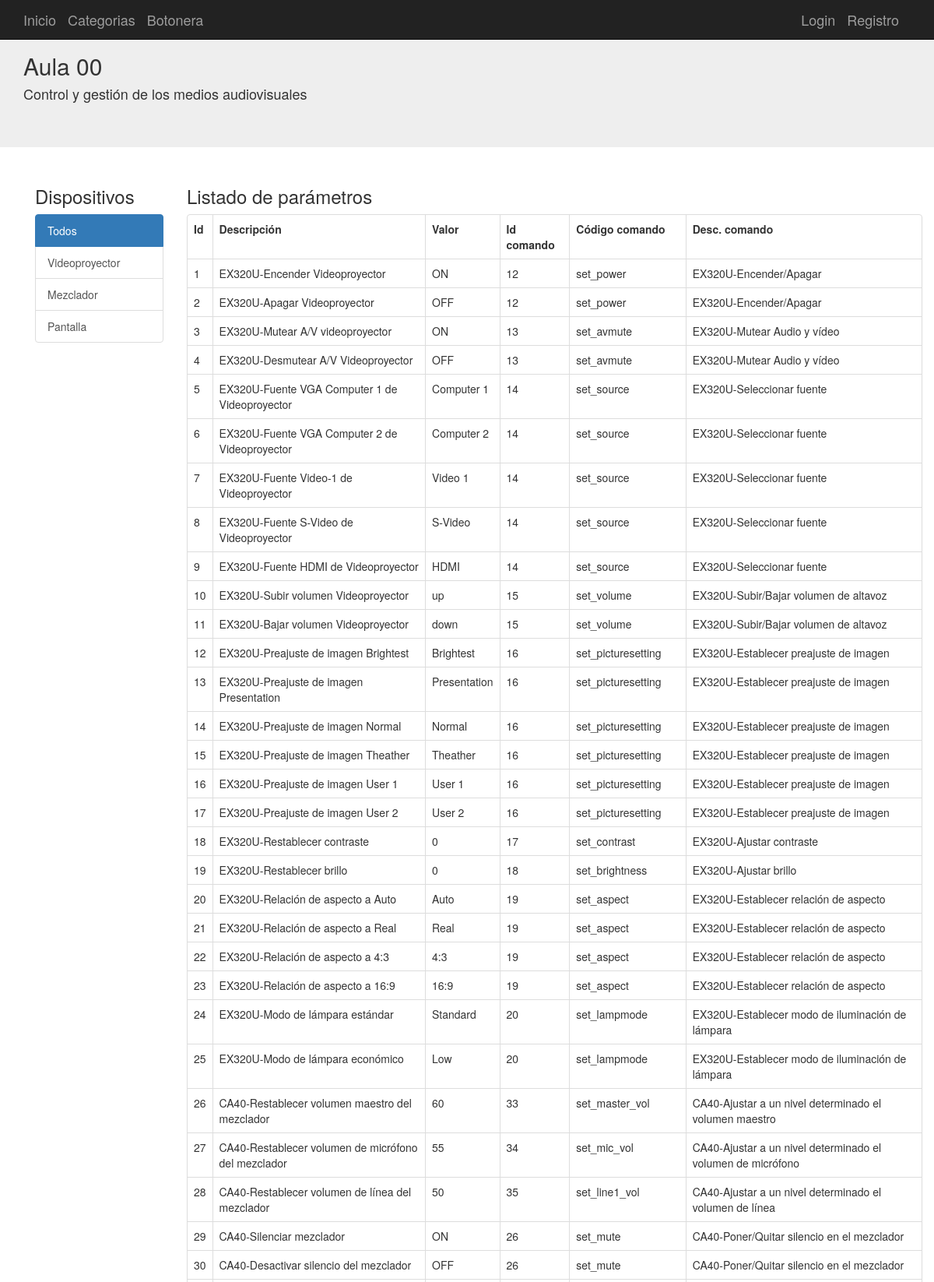
/parametros (upper part), run on the app's committed database.
### aplicacion/models.py (models this page shows, shortened)
class Categorias(db.Model):
	__tablename__ = 'categorias'
	id = Column(Integer, primary_key=True)
	nombre = Column(String(100))
	modelo = relationship("Dispositivos", cascade="all, delete-orphan", backref="Categorias",lazy='dynamic')

class Parametros(db.Model):
	__tablename__ = 'parametros'
	id = Column(Integer, primary_key=True)
	descripcion = Column(String(100))
	valor = Column(String(255))
	ComandoId = Column(Integer,ForeignKey('comandos.id'), nullable=False)
	boton = relationship("Botones", backref="Parametros")

class Comandos(db.Model):
	__tablename__ = 'comandos'
	id = Column(Integer, primary_key=True)
	descripcion = Column(String(100))
	codigo = Column(String(255))
	DispositivoId = Column(Integer,ForeignKey('dispositivos.id'), nullable=False)
	parametro = relationship("Parametros", backref = "Comandos")
	def __repr__(self):
		return (u'<{self.__class__.__name__}: {self.id}>'.format(self=self))

### aplicacion/app.py (the view)
@app.route('/parametros')
def parametros(id='0'):
	categoria=Categorias.query.get(id)
	if id=='0':
		dispositivos=Dispositivos.query.all()
	else:
		dispositivos=Dispositivos.query.filter_by(CategoriaId=id)
	categorias=Categorias.query.all()
	logging.info("/parametros.html Llamada a página de parámetros")
	parametros = Parametros.query.all()
	listacomandos = [[]]
	comandos = Comandos.query.all()
	for c in comandos:
		listacomandos.append({"codigo": c.codigo, "descripcion": c.descripcion})
		print(c, sys.stdout)
	return render_template("parametros.html", dispositivos = dispositivos, categorias=categorias,categoria=categoria, parametros = parametros, listacomandos = listacomandos)

### aplicacion/templates/parametros.html (shortened to what this page needs)
{% extends "base.html" %}
{% block contenido %}
<div class="container">
  <div class="row">
    <div class="col-md-2">
      <h3>Dispositivos</h3>
      <div class="list-group">
        {% for cat in categorias %}
        {% if categoria.nombre==cat.nombre%}
        <a class="list-group-item active" href="{{url_for('inicio',id=cat.id)}}">{{cat.nombre}}</a>
        {% else %}
        <a class="list-group-item" href="{{url_for('inicio',id=cat.id)}}">{{cat.nombre}}</a>
        {% endif%}
        {% endfor %}
      </div>
      <br/>
      <br/>
    </div>
    <div class="col-md-10">
      <h3>Listado de parámetros</h3>
      <div class="panel panel-default">
        <table class="table table-bordered">
          <tr>
            <th>Id</th>
            <th>Descripción </th>
            <th>Valor</th>
            <th>Id comando</th>
            <th>Código comando</th>
            <th>Desc. comando</th>
          </tr>
          {% for p in parametros %}
          <tr>
            <td>{{p.id}}</td>
            <td>{{p.descripcion}}</td>
            <td>{{p.valor}}</td>
            <td>{{p.ComandoId}}</td>
            <td>{{listacomandos[p.ComandoId]["codigo"]}}</td>
            <td>{{listacomandos[p.ComandoId]["descripcion"]}}</td>
          </tr>
          {% endfor %}
            </table>
          </div>
        </div>
      </div>
    </div>
    {% endblock %}

### data on the page
Categorias: nombre "Todos"
Categorias: nombre "Videoproyector"
Categorias: nombre "Mezclador"
Categorias: nombre "Pantalla"
Parametros: id "1", descripcion "EX320U-Encender Videoproyector", valor "ON", ComandoId "12", ComandoId.codigo "set_power", ComandoId.descripcion "EX320U-Encender/Apagar"
Parametros: id "2", descripcion "EX320U-Apagar Videoproyector", valor "OFF", ComandoId "12", ComandoId.codigo "set_power", ComandoId.descripcion "EX320U-Encender/Apagar"
Parametros: id "3", descripcion "EX320U-Mutear A/V videoproyector", valor "ON", ComandoId "13", ComandoId.codigo "set_avmute", ComandoId.descripcion "EX320U-Mutear Audio y vídeo"
Parametros: id "4", descripcion "EX320U-Desmutear A/V Videoproyector", valor "OFF", ComandoId "13", ComandoId.codigo "set_avmute", ComandoId.descripcion "EX320U-Mutear Audio y vídeo"
Parametros: id "5", descripcion "EX320U-Fuente VGA Computer 1 de Videoproyector", valor "Computer 1", ComandoId "14", ComandoId.codigo "set_source", ComandoId.descripcion "EX320U-Seleccionar fuente"
Parametros: id "6", descripcion "EX320U-Fuente VGA Computer 2 de Videoproyector", valor "Computer 2", ComandoId "14", ComandoId.codigo "set_source", ComandoId.descripcion "EX320U-Seleccionar fuente"
Parametros: id "7", descripcion "EX320U-Fuente Video-1 de Videoproyector", valor "Video 1", ComandoId "14", ComandoId.codigo "set_source", ComandoId.descripcion "EX320U-Seleccionar fuente"
Parametros: id "8", descripcion "EX320U-Fuente S-Video de Videoproyector", valor "S-Video", ComandoId "14", ComandoId.codigo "set_source", ComandoId.descripcion "EX320U-Seleccionar fuente"
Parametros: id "9", descripcion "EX320U-Fuente HDMI de Videoproyector", valor "HDMI", ComandoId "14", ComandoId.codigo "set_source", ComandoId.descripcion "EX320U-Seleccionar fuente"
Parametros: id "10", descripcion "EX320U-Subir volumen Videoproyector", valor "up", ComandoId "15", ComandoId.codigo "set_volume", ComandoId.descripcion "EX320U-Subir/Bajar volumen de altavoz"
Parametros: id "11", descripcion "EX320U-Bajar volumen Videoproyector", valor "down", ComandoId "15", ComandoId.codigo "set_volume", ComandoId.descripcion "EX320U-Subir/Bajar volumen de altavoz"
Parametros: id "12", descripcion "EX320U-Preajuste de imagen Brightest", valor "Brightest", ComandoId "16", ComandoId.codigo "set_picturesetting", ComandoId.descripcion "EX320U-Establecer preajuste de imagen"
Parametros: id "13", descripcion "EX320U-Preajuste de imagen Presentation", valor "Presentation", ComandoId "16", ComandoId.codigo "set_picturesetting", ComandoId.descripcion "EX320U-Establecer preajuste de imagen"
Parametros: id "14", descripcion "EX320U-Preajuste de imagen Normal", valor "Normal", ComandoId "16", ComandoId.codigo "set_picturesetting", ComandoId.descripcion "EX320U-Establecer preajuste de imagen"
Parametros: id "15", descripcion "EX320U-Preajuste de imagen Theather", valor "Theather", ComandoId "16", ComandoId.codigo "set_picturesetting", ComandoId.descripcion "EX320U-Establecer preajuste de imagen"
Parametros: id "16", descripcion "EX320U-Preajuste de imagen User 1", valor "User 1", ComandoId "16", ComandoId.codigo "set_picturesetting", ComandoId.descripcion "EX320U-Establecer preajuste de imagen"
Parametros: id "17", descripcion "EX320U-Preajuste de imagen User 2", valor "User 2", ComandoId "16", ComandoId.codigo "set_picturesetting", ComandoId.descripcion "EX320U-Establecer preajuste de imagen"
Parametros: id "18", descripcion "EX320U-Restablecer contraste", valor "0", ComandoId "17", ComandoId.codigo "set_contrast", ComandoId.descripcion "EX320U-Ajustar contraste"
Parametros: id "19", descripcion "EX320U-Restablecer brillo", valor "0", ComandoId "18", ComandoId.codigo "set_brightness", ComandoId.descripcion "EX320U-Ajustar brillo"
Parametros: id "20", descripcion "EX320U-Relación de aspecto a Auto", valor "Auto", ComandoId "19", ComandoId.codigo "set_aspect", ComandoId.descripcion "EX320U-Establecer relación de aspecto"
Parametros: id "21", descripcion "EX320U-Relación de aspecto a Real", valor "Real", ComandoId "19", ComandoId.codigo "set_aspect", ComandoId.descripcion "EX320U-Establecer relación de aspecto"
Parametros: id "22", descripcion "EX320U-Relación de aspecto a 4:3", valor "4:3", ComandoId "19", ComandoId.codigo "set_aspect", ComandoId.descripcion "EX320U-Establecer relación de aspecto"
Parametros: id "23", descripcion "EX320U-Relación de aspecto a 16:9", valor "16:9", ComandoId "19", ComandoId.codigo "set_aspect", ComandoId.descripcion "EX320U-Establecer relación de aspecto"
Parametros: id "24", descripcion "EX320U-Modo de lámpara estándar", valor "Standard", ComandoId "20", ComandoId.codigo "set_lampmode", ComandoId.descripcion "EX320U-Establecer modo de iluminación de lámpara"
Parametros: id "25", descripcion "EX320U-Modo de lámpara económico", valor "Low", ComandoId "20", ComandoId.codigo "set_lampmode", ComandoId.descripcion "EX320U-Establecer modo de iluminación de lámpara"
Parametros: id "26", descripcion "CA40-Restablecer volumen maestro del mezclador", valor "60", ComandoId "33", ComandoId.codigo "set_master_vol", ComandoId.descripcion "CA40-Ajustar a un nivel determinado el volumen maestro"
Parametros: id "27", descripcion "CA40-Restablecer volumen de micrófono del mezclador", valor "55", ComandoId "34", ComandoId.codigo "set_mic_vol", ComandoId.descripcion "CA40-Ajustar a un nivel determinado el volumen de micrófono"
Parametros: id "28", descripcion "CA40-Restablecer volumen de línea del mezclador", valor "50", ComandoId "35", ComandoId.codigo "set_line1_vol", ComandoId.descripcion "CA40-Ajustar a un nivel determinado el volumen de línea"
Parametros: id "29", descripcion "CA40-Silenciar mezclador", valor "ON", ComandoId "26", ComandoId.codigo "set_mute", ComandoId.descripcion "CA40-Poner/Quitar silencio en el mezclador"
Parametros: id "30", descripcion "CA40-Desactivar silencio del mezclador", valor "OFF", ComandoId "26", ComandoId.codigo "set_mute", ComandoId.descripcion "CA40-Poner/Quitar silencio en el mezclador"
